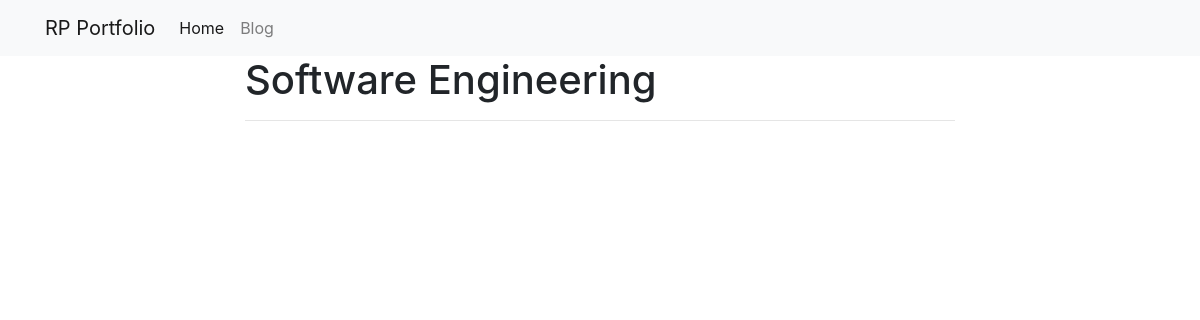
/blog/Software Engineering/, run on an earlier commit of the app's database.
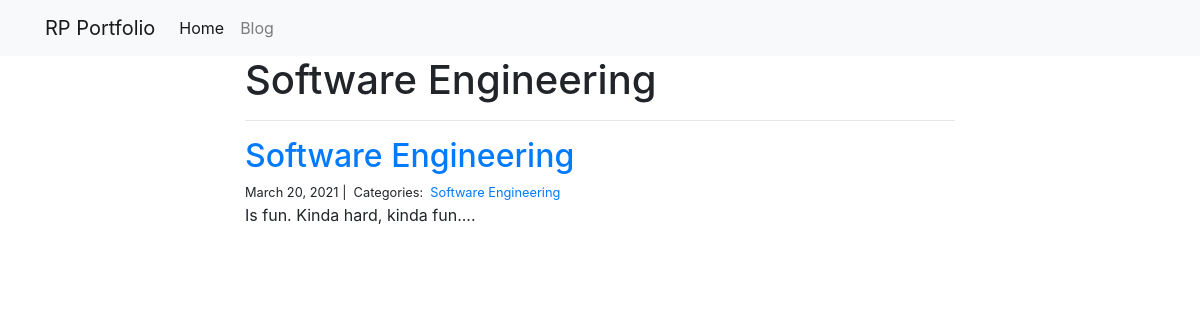
And on a later commit of the database.
### blog/models.py (models this page shows)
class Post(models.Model):
    title = models.CharField(max_length=255)
    body = models.TextField()
    created_on = models.DateTimeField(auto_now_add=True)
    last_modified = models.DateTimeField(auto_now=True)
    categories = models.ManyToManyField('Category', related_name='posts')

class Category(models.Model):
    name = models.CharField(max_length=20)

### blog/views.py (the view)
# urls.py: path("<category>/", views.blog_category, name="blog_category"),
def blog_category(request, category):
    posts = Post.objects.filter(
        categories__name__contains=category
    ).order_by(
        '-created_on'
    )
    context = {
        "category": category,
        "posts": posts
    }
    return render(request, "blog_category.html", context)

### blog/templates/blog_category.html
{% extends "base.html" %}
{% block page_content %}
<div class="col-md-8 offset-md-2">
    <h1>{{ category | title }}</h1>
    <hr>
    {% for post in posts %}
        <h2><a href="{% url 'blog_detail' post.pk%}">{{ post.title }}</a></h2>
        <small>
            {{ post.created_on.date }} |&nbsp;
            Categories:&nbsp;
            {% for category in post.categories.all %}
            <a href="{% url 'blog_category' category.name %}">
                {{ category.name }}
            </a>&nbsp;
            {% endfor %}
        </small>
        <p>{{ post.body | slice:":400" }}...</p>
    {% endfor %}
</div>
{% endblock %}

### personal_portfolio/templates/base.html (shortened to what this page needs)
<link rel="stylesheet" href="https://stackpath.bootstrapcdn.com/bootstrap/4.1.3/css/bootstrap.min.css"
>
<nav class="navbar navbar-expand-lg navbar-light bg-light">
  <div class="container">
    <a class="navbar-brand" href="{% url 'project_index' %}">RP Portfolio</a>
    <div class="collapse navbar-collapse" id="navbarSupportedContent">
      <ul class="navbar-nav mr-auto">
        <li class="nav-item active">
          <a class="nav-link" href="{% url 'project_index' %}">Home</a>
        </li>
        <li class="nav-item">
          <a class="nav-link" href="{% url 'blog_index' %}">Blog</a>
        </li>
      </ul>
    </div>
  </div>
</nav>
<div class="container">
  {% block page_content %}{% endblock %}
</div>

What changed in the data, as far as the page shows it:
added Post: title "Software Engineering", created_on "March 20, 2021", body "Is fun. Kinda hard, kinda fun."
added Category: name "Software Engineering"
